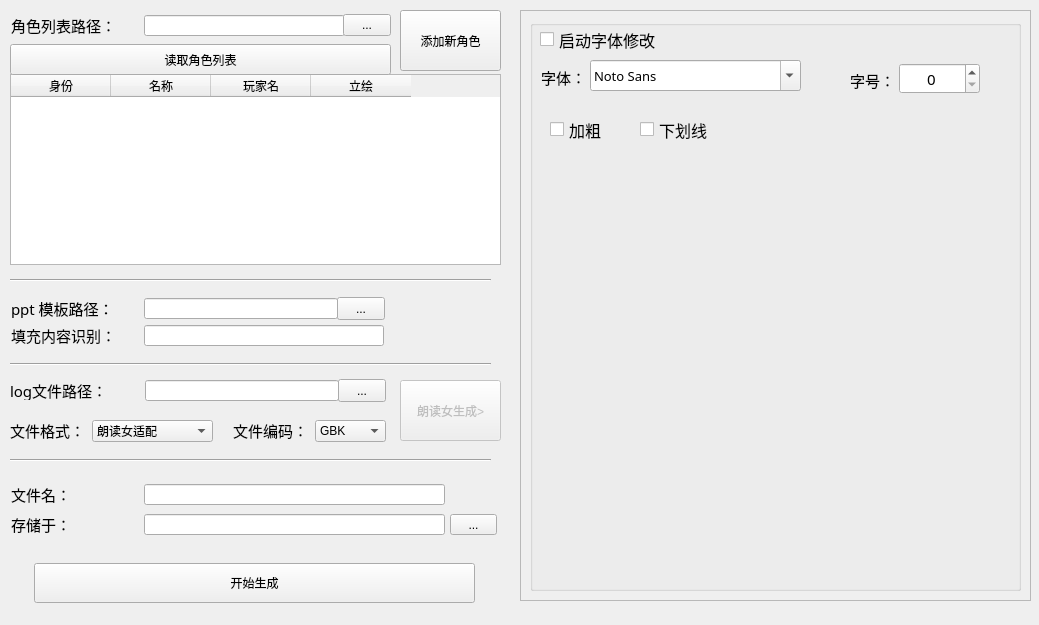
<?xml version="1.0" encoding="UTF-8"?>
<ui version="4.0">
 <class>MainWindow</class>
 <widget class="QMainWindow" name="MainWindow">
  <property name="geometry">
   <rect>
    <x>0</x>
    <y>0</y>
    <width>1039</width>
    <height>625</height>
   </rect>
  </property>
  <property name="windowTitle">
   <string>跑团log文件对应ppt生成器</string>
  </property>
  <widget class="QWidget" name="centralwidget">
   <widget class="QLabel" name="char_fp_label">
    <property name="geometry">
     <rect>
      <x>11</x>
      <y>15</y>
      <width>126</width>
      <height>20</height>
     </rect>
    </property>
    <property name="font">
     <font>
      <family>华文细黑</family>
      <pointsize>11</pointsize>
     </font>
    </property>
    <property name="text">
     <string>角色列表路径：</string>
    </property>
   </widget>
   <widget class="QLineEdit" name="char_fp_input">
    <property name="geometry">
     <rect>
      <x>144</x>
      <y>15</y>
      <width>201</width>
      <height>21</height>
     </rect>
    </property>
   </widget>
   <widget class="QLabel" name="model_fp_label">
    <property name="geometry">
     <rect>
      <x>11</x>
      <y>298</y>
      <width>120</width>
      <height>20</height>
     </rect>
    </property>
    <property name="font">
     <font>
      <family>华文细黑</family>
      <pointsize>11</pointsize>
     </font>
    </property>
    <property name="text">
     <string>ppt 模板路径：</string>
    </property>
   </widget>
   <widget class="QLineEdit" name="model_fp_input">
    <property name="geometry">
     <rect>
      <x>144</x>
      <y>298</y>
      <width>194</width>
      <height>21</height>
     </rect>
    </property>
   </widget>
   <widget class="QLabel" name="txt_fp_label">
    <property name="geometry">
     <rect>
      <x>10</x>
      <y>380</y>
      <width>118</width>
      <height>20</height>
     </rect>
    </property>
    <property name="font">
     <font>
      <family>华文细黑</family>
      <pointsize>11</pointsize>
     </font>
    </property>
    <property name="text">
     <string>log文件路径：</string>
    </property>
   </widget>
   <widget class="QLabel" name="save_fp_label">
    <property name="geometry">
     <rect>
      <x>11</x>
      <y>514</y>
      <width>120</width>
      <height>20</height>
     </rect>
    </property>
    <property name="font">
     <font>
      <family>华文细黑</family>
      <pointsize>11</pointsize>
     </font>
    </property>
    <property name="text">
     <string>存储于：</string>
    </property>
   </widget>
   <widget class="QLineEdit" name="save_fp_input">
    <property name="geometry">
     <rect>
      <x>144</x>
      <y>514</y>
      <width>301</width>
      <height>21</height>
     </rect>
    </property>
   </widget>
   <widget class="QToolButton" name="char_fp_btn">
    <property name="geometry">
     <rect>
      <x>343</x>
      <y>14</y>
      <width>48</width>
      <height>22</height>
     </rect>
    </property>
    <property name="text">
     <string>...</string>
    </property>
   </widget>
   <widget class="QToolButton" name="model_fp_btn">
    <property name="geometry">
     <rect>
      <x>337</x>
      <y>297</y>
      <width>48</width>
      <height>23</height>
     </rect>
    </property>
    <property name="text">
     <string>...</string>
    </property>
   </widget>
   <widget class="QToolButton" name="save_fp_btn">
    <property name="geometry">
     <rect>
      <x>450</x>
      <y>514</y>
      <width>47</width>
      <height>21</height>
     </rect>
    </property>
    <property name="text">
     <string>...</string>
    </property>
   </widget>
   <widget class="QLabel" name="txt_format_label">
    <property name="geometry">
     <rect>
      <x>10</x>
      <y>420</y>
      <width>91</width>
      <height>20</height>
     </rect>
    </property>
    <property name="font">
     <font>
      <family>华文细黑</family>
      <pointsize>11</pointsize>
     </font>
    </property>
    <property name="text">
     <string>文件格式：</string>
    </property>
   </widget>
   <widget class="QComboBox" name="txt_format_input">
    <property name="geometry">
     <rect>
      <x>92</x>
      <y>420</y>
      <width>121</width>
      <height>22</height>
     </rect>
    </property>
    <item>
     <property name="text">
      <string>朗读女适配</string>
     </property>
    </item>
    <item>
     <property name="text">
      <string>跑团记录染色器</string>
     </property>
    </item>
   </widget>
   <widget class="QLabel" name="txt_encoding_label">
    <property name="geometry">
     <rect>
      <x>233</x>
      <y>420</y>
      <width>81</width>
      <height>20</height>
     </rect>
    </property>
    <property name="font">
     <font>
      <family>华文细黑</family>
      <pointsize>11</pointsize>
     </font>
    </property>
    <property name="text">
     <string>文件编码：</string>
    </property>
   </widget>
   <widget class="QComboBox" name="txt_encoding_input">
    <property name="geometry">
     <rect>
      <x>315</x>
      <y>420</y>
      <width>71</width>
      <height>22</height>
     </rect>
    </property>
    <item>
     <property name="text">
      <string>GBK</string>
     </property>
    </item>
    <item>
     <property name="text">
      <string>UTF-8</string>
     </property>
    </item>
   </widget>
   <widget class="QLineEdit" name="model_default_replacer_input">
    <property name="geometry">
     <rect>
      <x>144</x>
      <y>325</y>
      <width>240</width>
      <height>21</height>
     </rect>
    </property>
   </widget>
   <widget class="QLabel" name="model_default_replacer_label">
    <property name="geometry">
     <rect>
      <x>11</x>
      <y>325</y>
      <width>120</width>
      <height>20</height>
     </rect>
    </property>
    <property name="font">
     <font>
      <family>华文细黑</family>
      <pointsize>11</pointsize>
     </font>
    </property>
    <property name="text">
     <string>填充内容识别：</string>
    </property>
   </widget>
   <widget class="QLineEdit" name="save_filename_input">
    <property name="geometry">
     <rect>
      <x>144</x>
      <y>484</y>
      <width>301</width>
      <height>21</height>
     </rect>
    </property>
   </widget>
   <widget class="QLabel" name="save_filename_label">
    <property name="geometry">
     <rect>
      <x>11</x>
      <y>484</y>
      <width>120</width>
      <height>20</height>
     </rect>
    </property>
    <property name="font">
     <font>
      <family>华文细黑</family>
      <pointsize>11</pointsize>
     </font>
    </property>
    <property name="text">
     <string>文件名：</string>
    </property>
   </widget>
   <widget class="Line" name="model_to_txt">
    <property name="geometry">
     <rect>
      <x>10</x>
      <y>354</y>
      <width>481</width>
      <height>20</height>
     </rect>
    </property>
    <property name="orientation">
     <enum>Qt::Horizontal</enum>
    </property>
   </widget>
   <widget class="QTableWidget" name="char_table">
    <property name="geometry">
     <rect>
      <x>10</x>
      <y>74</y>
      <width>491</width>
      <height>191</height>
     </rect>
    </property>
    <column>
     <property name="text">
      <string>身份</string>
     </property>
     <property name="textAlignment">
      <set>AlignCenter</set>
     </property>
    </column>
    <column>
     <property name="text">
      <string>名称</string>
     </property>
     <property name="textAlignment">
      <set>AlignCenter</set>
     </property>
    </column>
    <column>
     <property name="text">
      <string>玩家名</string>
     </property>
     <property name="textAlignment">
      <set>AlignCenter</set>
     </property>
    </column>
    <column>
     <property name="text">
      <string>立绘</string>
     </property>
     <property name="textAlignment">
      <set>AlignCenter</set>
     </property>
    </column>
   </widget>
   <widget class="Line" name="char_to_model">
    <property name="geometry">
     <rect>
      <x>10</x>
      <y>270</y>
      <width>481</width>
      <height>20</height>
     </rect>
    </property>
    <property name="orientation">
     <enum>Qt::Horizontal</enum>
    </property>
   </widget>
   <widget class="QPushButton" name="start_generation">
    <property name="geometry">
     <rect>
      <x>34</x>
      <y>563</y>
      <width>441</width>
      <height>40</height>
     </rect>
    </property>
    <property name="text">
     <string>开始生成</string>
    </property>
   </widget>
   <widget class="QPushButton" name="char_read_list_btn">
    <property name="geometry">
     <rect>
      <x>10</x>
      <y>44</y>
      <width>381</width>
      <height>31</height>
     </rect>
    </property>
    <property name="text">
     <string>读取角色列表</string>
    </property>
   </widget>
   <widget class="Line" name="txt_to_savefp">
    <property name="geometry">
     <rect>
      <x>10</x>
      <y>450</y>
      <width>481</width>
      <height>20</height>
     </rect>
    </property>
    <property name="orientation">
     <enum>Qt::Horizontal</enum>
    </property>
   </widget>
   <widget class="QFrame" name="frame">
    <property name="geometry">
     <rect>
      <x>520</x>
      <y>10</y>
      <width>511</width>
      <height>591</height>
     </rect>
    </property>
    <property name="frameShape">
     <enum>QFrame::StyledPanel</enum>
    </property>
    <property name="frameShadow">
     <enum>QFrame::Raised</enum>
    </property>
    <widget class="QStackedWidget" name="stackedWidget">
     <property name="geometry">
      <rect>
       <x>0</x>
       <y>0</y>
       <width>511</width>
       <height>591</height>
      </rect>
     </property>
     <property name="currentIndex">
      <number>3</number>
     </property>
     <widget class="QWidget" name="page_default"/>
     <widget class="QWidget" name="page_char">
      <widget class="QGroupBox" name="char_createNewChar">
       <property name="geometry">
        <rect>
         <x>10</x>
         <y>10</y>
         <width>491</width>
         <height>571</height>
        </rect>
       </property>
       <property name="font">
        <font>
         <family>华文细黑</family>
         <pointsize>10</pointsize>
        </font>
       </property>
       <property name="title">
        <string>玩家设置</string>
       </property>
       <widget class="QLabel" name="char_name_label">
        <property name="geometry">
         <rect>
          <x>180</x>
          <y>31</y>
          <width>91</width>
          <height>20</height>
         </rect>
        </property>
        <property name="font">
         <font>
          <family>华文细黑</family>
          <pointsize>11</pointsize>
         </font>
        </property>
        <property name="text">
         <string>角色名称：</string>
        </property>
       </widget>
       <widget class="QLabel" name="char_PLid_label">
        <property name="geometry">
         <rect>
          <x>290</x>
          <y>71</y>
          <width>71</width>
          <height>20</height>
         </rect>
        </property>
        <property name="font">
         <font>
          <family>华文细黑</family>
          <pointsize>11</pointsize>
         </font>
        </property>
        <property name="text">
         <string>玩家名：</string>
        </property>
       </widget>
       <widget class="QLineEdit" name="char_PLid_input">
        <property name="geometry">
         <rect>
          <x>360</x>
          <y>71</y>
          <width>121</width>
          <height>21</height>
         </rect>
        </property>
       </widget>
       <widget class="QLineEdit" name="char_qnum_input">
        <property name="geometry">
         <rect>
          <x>110</x>
          <y>71</y>
          <width>161</width>
          <height>21</height>
         </rect>
        </property>
       </widget>
       <widget class="QLabel" name="char_identity_label">
        <property name="geometry">
         <rect>
          <x>5</x>
          <y>31</y>
          <width>91</width>
          <height>20</height>
         </rect>
        </property>
        <property name="font">
         <font>
          <family>华文细黑</family>
          <pointsize>11</pointsize>
         </font>
        </property>
        <property name="text">
         <string>玩家身份：</string>
        </property>
       </widget>
       <widget class="QComboBox" name="char_identity_select">
        <property name="geometry">
         <rect>
          <x>95</x>
          <y>31</y>
          <width>71</width>
          <height>22</height>
         </rect>
        </property>
        <item>
         <property name="text">
          <string>KP</string>
         </property>
        </item>
        <item>
         <property name="text">
          <string>PL</string>
         </property>
        </item>
        <item>
         <property name="text">
          <string>骰子</string>
         </property>
        </item>
        <item>
         <property name="text">
          <string>NPC</string>
         </property>
        </item>
       </widget>
       <widget class="QLineEdit" name="char_name_input">
        <property name="geometry">
         <rect>
          <x>270</x>
          <y>31</y>
          <width>211</width>
          <height>21</height>
         </rect>
        </property>
       </widget>
       <widget class="QLabel" name="char_qnum_label">
        <property name="geometry">
         <rect>
          <x>5</x>
          <y>71</y>
          <width>111</width>
          <height>20</height>
         </rect>
        </property>
        <property name="font">
         <font>
          <family>华文细黑</family>
          <pointsize>11</pointsize>
         </font>
        </property>
        <property name="text">
         <string>QQ号/邮箱：</string>
        </property>
       </widget>
       <widget class="QGroupBox" name="pic_autochange">
        <property name="enabled">
         <bool>false</bool>
        </property>
        <property name="geometry">
         <rect>
          <x>10</x>
          <y>110</y>
          <width>471</width>
          <height>411</height>
         </rect>
        </property>
        <property name="font">
         <font>
          <family>华文细黑</family>
          <pointsize>10</pointsize>
         </font>
        </property>
        <property name="title">
         <string/>
        </property>
        <widget class="QTableWidget" name="pic_keyword_table">
         <property name="geometry">
          <rect>
           <x>10</x>
           <y>140</y>
           <width>453</width>
           <height>241</height>
          </rect>
         </property>
         <column>
          <property name="text">
           <string>差分</string>
          </property>
         </column>
         <column>
          <property name="text">
           <string>关键词个数</string>
          </property>
          <property name="textAlignment">
           <set>AlignCenter</set>
          </property>
         </column>
         <column>
          <property name="text">
           <string>关键词</string>
          </property>
         </column>
        </widget>
        <widget class="QPushButton" name="pic_get_fps_btn">
         <property name="geometry">
          <rect>
           <x>306</x>
           <y>43</y>
           <width>161</width>
           <height>81</height>
          </rect>
         </property>
         <property name="text">
          <string>读取立绘差分列表</string>
         </property>
        </widget>
        <widget class="QToolButton" name="char_imgdir_btn">
         <property name="geometry">
          <rect>
           <x>254</x>
           <y>64</y>
           <width>47</width>
           <height>21</height>
          </rect>
         </property>
         <property name="text">
          <string>...</string>
         </property>
        </widget>
        <widget class="QLabel" name="char_imgdir_label">
         <property name="geometry">
          <rect>
           <x>10</x>
           <y>41</y>
           <width>131</width>
           <height>20</height>
          </rect>
         </property>
         <property name="font">
          <font>
           <family>华文细黑</family>
           <pointsize>11</pointsize>
          </font>
         </property>
         <property name="text">
          <string>角色立绘路径：</string>
         </property>
        </widget>
        <widget class="QLineEdit" name="char_imgdir_input">
         <property name="geometry">
          <rect>
           <x>10</x>
           <y>64</y>
           <width>241</width>
           <height>21</height>
          </rect>
         </property>
        </widget>
        <widget class="QComboBox" name="pic_default_input">
         <property name="geometry">
          <rect>
           <x>140</x>
           <y>100</y>
           <width>161</width>
           <height>22</height>
          </rect>
         </property>
        </widget>
        <widget class="QLabel" name="pic_default_label">
         <property name="geometry">
          <rect>
           <x>10</x>
           <y>100</y>
           <width>121</width>
           <height>20</height>
          </rect>
         </property>
         <property name="font">
          <font>
           <family>华文细黑</family>
           <pointsize>11</pointsize>
          </font>
         </property>
         <property name="text">
          <string>模板内默认图：</string>
         </property>
        </widget>
        <widget class="QLabel" name="label">
         <property name="geometry">
          <rect>
           <x>23</x>
           <y>390</y>
           <width>451</width>
           <height>20</height>
          </rect>
         </property>
         <property name="font">
          <font>
           <pointsize>8</pointsize>
          </font>
         </property>
         <property name="text">
          <string>关键词请以;作为分隔符。(半角分号)                    例：我生气了;什么！;？！ </string>
         </property>
        </widget>
       </widget>
       <widget class="QCheckBox" name="pic_enable">
        <property name="geometry">
         <rect>
          <x>22</x>
          <y>104</y>
          <width>181</width>
          <height>20</height>
         </rect>
        </property>
        <property name="font">
         <font>
          <pointsize>12</pointsize>
         </font>
        </property>
        <property name="layoutDirection">
         <enum>Qt::RightToLeft</enum>
        </property>
        <property name="text">
         <string>启动立绘自动替换</string>
        </property>
        <property name="checkable">
         <bool>true</bool>
        </property>
       </widget>
       <widget class="QPushButton" name="char_save_btn">
        <property name="geometry">
         <rect>
          <x>10</x>
          <y>524</y>
          <width>221</width>
          <height>41</height>
         </rect>
        </property>
        <property name="text">
         <string>保存</string>
        </property>
       </widget>
       <widget class="QPushButton" name="char_cancel_btn">
        <property name="geometry">
         <rect>
          <x>262</x>
          <y>524</y>
          <width>221</width>
          <height>41</height>
         </rect>
        </property>
        <property name="text">
         <string>取消</string>
        </property>
       </widget>
      </widget>
     </widget>
     <widget class="QWidget" name="page_ldn">
      <widget class="QGroupBox" name="ldn_txt_formset">
       <property name="geometry">
        <rect>
         <x>10</x>
         <y>10</y>
         <width>491</width>
         <height>571</height>
        </rect>
       </property>
       <property name="font">
        <font>
         <family>华文细黑</family>
         <pointsize>10</pointsize>
        </font>
       </property>
       <property name="title">
        <string>朗读女适配txt格式设置</string>
       </property>
       <widget class="QCheckBox" name="ldn_generateTest_check">
        <property name="geometry">
         <rect>
          <x>20</x>
          <y>360</y>
          <width>251</width>
          <height>19</height>
         </rect>
        </property>
        <property name="font">
         <font>
          <family>华文细黑</family>
          <pointsize>12</pointsize>
         </font>
        </property>
        <property name="text">
         <string>同时生成语音调试用文档</string>
        </property>
       </widget>
       <widget class="QLineEdit" name="ldn_dice_sounddir_input">
        <property name="enabled">
         <bool>true</bool>
        </property>
        <property name="geometry">
         <rect>
          <x>130</x>
          <y>60</y>
          <width>301</width>
          <height>21</height>
         </rect>
        </property>
       </widget>
       <widget class="QToolButton" name="ldn_dice_sounddir_btn">
        <property name="enabled">
         <bool>true</bool>
        </property>
        <property name="geometry">
         <rect>
          <x>436</x>
          <y>60</y>
          <width>47</width>
          <height>21</height>
         </rect>
        </property>
        <property name="text">
         <string>...</string>
        </property>
       </widget>
       <widget class="QLabel" name="ldn_dice_sound_fp_label">
        <property name="enabled">
         <bool>true</bool>
        </property>
        <property name="geometry">
         <rect>
          <x>10</x>
          <y>60</y>
          <width>126</width>
          <height>20</height>
         </rect>
        </property>
        <property name="font">
         <font>
          <family>华文细黑</family>
          <pointsize>11</pointsize>
         </font>
        </property>
        <property name="text">
         <string>骰子音声路径：</string>
        </property>
       </widget>
       <widget class="QGroupBox" name="ldn_dice_soundControl">
        <property name="geometry">
         <rect>
          <x>10</x>
          <y>100</y>
          <width>471</width>
          <height>241</height>
         </rect>
        </property>
        <property name="title">
         <string>骰子音量设置</string>
        </property>
        <widget class="QSlider" name="dice_success_volume">
         <property name="geometry">
          <rect>
           <x>135</x>
           <y>40</y>
           <width>141</width>
           <height>22</height>
          </rect>
         </property>
         <property name="maximum">
          <number>100</number>
         </property>
         <property name="value">
          <number>100</number>
         </property>
         <property name="orientation">
          <enum>Qt::Horizontal</enum>
         </property>
        </widget>
        <widget class="QLabel" name="dice_success_label">
         <property name="geometry">
          <rect>
           <x>20</x>
           <y>40</y>
           <width>72</width>
           <height>21</height>
          </rect>
         </property>
         <property name="text">
          <string>成功</string>
         </property>
        </widget>
        <widget class="QSlider" name="dice_fail_volume">
         <property name="geometry">
          <rect>
           <x>135</x>
           <y>70</y>
           <width>141</width>
           <height>22</height>
          </rect>
         </property>
         <property name="maximum">
          <number>100</number>
         </property>
         <property name="value">
          <number>100</number>
         </property>
         <property name="orientation">
          <enum>Qt::Horizontal</enum>
         </property>
        </widget>
        <widget class="QLabel" name="dice_fail_label">
         <property name="geometry">
          <rect>
           <x>20</x>
           <y>70</y>
           <width>72</width>
           <height>21</height>
          </rect>
         </property>
         <property name="text">
          <string>失败</string>
         </property>
        </widget>
        <widget class="QSlider" name="dice_successSpecial_volume">
         <property name="geometry">
          <rect>
           <x>135</x>
           <y>100</y>
           <width>141</width>
           <height>22</height>
          </rect>
         </property>
         <property name="maximum">
          <number>100</number>
         </property>
         <property name="value">
          <number>100</number>
         </property>
         <property name="orientation">
          <enum>Qt::Horizontal</enum>
         </property>
        </widget>
        <widget class="QCheckBox" name="dice_successSpecial_check">
         <property name="geometry">
          <rect>
           <x>10</x>
           <y>100</y>
           <width>121</width>
           <height>21</height>
          </rect>
         </property>
         <property name="text">
          <string>大成功</string>
         </property>
        </widget>
        <widget class="QCheckBox" name="dice_successDifficult_check">
         <property name="geometry">
          <rect>
           <x>10</x>
           <y>160</y>
           <width>121</width>
           <height>21</height>
          </rect>
         </property>
         <property name="font">
          <font>
           <family>华文细黑</family>
           <pointsize>10</pointsize>
          </font>
         </property>
         <property name="text">
          <string>困难成功</string>
         </property>
        </widget>
        <widget class="QSlider" name="dice_successDifficult_volume">
         <property name="geometry">
          <rect>
           <x>135</x>
           <y>160</y>
           <width>141</width>
           <height>22</height>
          </rect>
         </property>
         <property name="maximum">
          <number>100</number>
         </property>
         <property name="value">
          <number>100</number>
         </property>
         <property name="orientation">
          <enum>Qt::Horizontal</enum>
         </property>
        </widget>
        <widget class="QSlider" name="dice_failSpecial_volume">
         <property name="geometry">
          <rect>
           <x>135</x>
           <y>190</y>
           <width>141</width>
           <height>22</height>
          </rect>
         </property>
         <property name="maximum">
          <number>100</number>
         </property>
         <property name="value">
          <number>100</number>
         </property>
         <property name="orientation">
          <enum>Qt::Horizontal</enum>
         </property>
        </widget>
        <widget class="QCheckBox" name="dice_failSpecial_check">
         <property name="geometry">
          <rect>
           <x>10</x>
           <y>190</y>
           <width>121</width>
           <height>21</height>
          </rect>
         </property>
         <property name="font">
          <font>
           <family>华文细黑</family>
           <pointsize>10</pointsize>
          </font>
         </property>
         <property name="text">
          <string>大失败</string>
         </property>
        </widget>
        <widget class="QCheckBox" name="dice_successExtreme_check">
         <property name="geometry">
          <rect>
           <x>10</x>
           <y>130</y>
           <width>121</width>
           <height>21</height>
          </rect>
         </property>
         <property name="font">
          <font>
           <family>华文细黑</family>
           <pointsize>10</pointsize>
          </font>
         </property>
         <property name="text">
          <string>极难成功</string>
         </property>
        </widget>
        <widget class="QSlider" name="dice_successExtreme_volume">
         <property name="geometry">
          <rect>
           <x>135</x>
           <y>130</y>
           <width>141</width>
           <height>22</height>
          </rect>
         </property>
         <property name="maximum">
          <number>100</number>
         </property>
         <property name="value">
          <number>100</number>
         </property>
         <property name="orientation">
          <enum>Qt::Horizontal</enum>
         </property>
        </widget>
        <widget class="QComboBox" name="dice_success_file">
         <property name="geometry">
          <rect>
           <x>300</x>
           <y>40</y>
           <width>161</width>
           <height>22</height>
          </rect>
         </property>
        </widget>
        <widget class="QComboBox" name="dice_fail_file">
         <property name="geometry">
          <rect>
           <x>300</x>
           <y>70</y>
           <width>161</width>
           <height>22</height>
          </rect>
         </property>
        </widget>
        <widget class="QComboBox" name="dice_successSpecial_file">
         <property name="geometry">
          <rect>
           <x>300</x>
           <y>100</y>
           <width>161</width>
           <height>22</height>
          </rect>
         </property>
        </widget>
        <widget class="QComboBox" name="dice_successExtreme_file">
         <property name="geometry">
          <rect>
           <x>300</x>
           <y>130</y>
           <width>161</width>
           <height>22</height>
          </rect>
         </property>
        </widget>
        <widget class="QComboBox" name="dice_successDifficult_file">
         <property name="geometry">
          <rect>
           <x>300</x>
           <y>160</y>
           <width>161</width>
           <height>22</height>
          </rect>
         </property>
        </widget>
        <widget class="QComboBox" name="dice_failSpecial_file">
         <property name="geometry">
          <rect>
           <x>300</x>
           <y>190</y>
           <width>161</width>
           <height>22</height>
          </rect>
         </property>
        </widget>
       </widget>
      </widget>
     </widget>
     <widget class="QWidget" name="page_font">
      <widget class="QGroupBox" name="font_main">
       <property name="geometry">
        <rect>
         <x>10</x>
         <y>10</y>
         <width>491</width>
         <height>571</height>
        </rect>
       </property>
       <property name="font">
        <font>
         <family>华文细黑</family>
         <pointsize>10</pointsize>
        </font>
       </property>
       <property name="title">
        <string/>
       </property>
       <widget class="QLabel" name="font_name_label">
        <property name="geometry">
         <rect>
          <x>11</x>
          <y>47</y>
          <width>61</width>
          <height>20</height>
         </rect>
        </property>
        <property name="font">
         <font>
          <family>华文细黑</family>
          <pointsize>11</pointsize>
         </font>
        </property>
        <property name="text">
         <string>字体：</string>
        </property>
       </widget>
       <widget class="QLabel" name="font_size_label">
        <property name="geometry">
         <rect>
          <x>320</x>
          <y>50</y>
          <width>61</width>
          <height>20</height>
         </rect>
        </property>
        <property name="font">
         <font>
          <family>华文细黑</family>
          <pointsize>11</pointsize>
         </font>
        </property>
        <property name="text">
         <string>字号：</string>
        </property>
       </widget>
       <widget class="QSpinBox" name="font_size_select">
        <property name="geometry">
         <rect>
          <x>369</x>
          <y>43</y>
          <width>81</width>
          <height>31</height>
         </rect>
        </property>
        <property name="font">
         <font>
          <family>华文细黑</family>
          <pointsize>11</pointsize>
         </font>
        </property>
        <property name="layoutDirection">
         <enum>Qt::LeftToRight</enum>
        </property>
        <property name="alignment">
         <set>Qt::AlignCenter</set>
        </property>
       </widget>
       <widget class="QCheckBox" name="font_bold">
        <property name="geometry">
         <rect>
          <x>20</x>
          <y>100</y>
          <width>71</width>
          <height>19</height>
         </rect>
        </property>
        <property name="font">
         <font>
          <family>华文细黑</family>
          <pointsize>12</pointsize>
         </font>
        </property>
        <property name="text">
         <string>加粗</string>
        </property>
       </widget>
       <widget class="QFontComboBox" name="font_name_select">
        <property name="geometry">
         <rect>
          <x>60</x>
          <y>40</y>
          <width>211</width>
          <height>31</height>
         </rect>
        </property>
        <property name="font">
         <font>
          <family>华文细黑</family>
          <pointsize>10</pointsize>
         </font>
        </property>
       </widget>
       <widget class="QCheckBox" name="font_change">
        <property name="geometry">
         <rect>
          <x>10</x>
          <y>10</y>
          <width>171</width>
          <height>19</height>
         </rect>
        </property>
        <property name="font">
         <font>
          <family>华文细黑</family>
          <pointsize>12</pointsize>
         </font>
        </property>
        <property name="text">
         <string>启动字体修改</string>
        </property>
       </widget>
       <widget class="QCheckBox" name="font_underline">
        <property name="geometry">
         <rect>
          <x>110</x>
          <y>100</y>
          <width>91</width>
          <height>19</height>
         </rect>
        </property>
        <property name="font">
         <font>
          <family>华文细黑</family>
          <pointsize>12</pointsize>
         </font>
        </property>
        <property name="text">
         <string>下划线</string>
        </property>
       </widget>
      </widget>
     </widget>
    </widget>
   </widget>
   <widget class="QPushButton" name="add_Character_btn">
    <property name="geometry">
     <rect>
      <x>400</x>
      <y>10</y>
      <width>101</width>
      <height>61</height>
     </rect>
    </property>
    <property name="text">
     <string>添加新角色</string>
    </property>
   </widget>
   <widget class="QToolButton" name="txt_fp_btn">
    <property name="geometry">
     <rect>
      <x>338</x>
      <y>379</y>
      <width>48</width>
      <height>23</height>
     </rect>
    </property>
    <property name="text">
     <string>...</string>
    </property>
   </widget>
   <widget class="QLineEdit" name="txt_fp_input">
    <property name="geometry">
     <rect>
      <x>145</x>
      <y>380</y>
      <width>194</width>
      <height>21</height>
     </rect>
    </property>
   </widget>
   <widget class="QPushButton" name="ldn_frame_btn">
    <property name="enabled">
     <bool>false</bool>
    </property>
    <property name="geometry">
     <rect>
      <x>400</x>
      <y>380</y>
      <width>101</width>
      <height>61</height>
     </rect>
    </property>
    <property name="text">
     <string>朗读女生成&gt;</string>
    </property>
   </widget>
  </widget>
 </widget>
 <tabstops>
  <tabstop>char_fp_input</tabstop>
  <tabstop>char_fp_btn</tabstop>
  <tabstop>char_read_list_btn</tabstop>
  <tabstop>char_table</tabstop>
  <tabstop>model_fp_input</tabstop>
  <tabstop>model_fp_btn</tabstop>
  <tabstop>model_default_replacer_input</tabstop>
  <tabstop>txt_fp_input</tabstop>
  <tabstop>txt_fp_btn</tabstop>
  <tabstop>txt_format_input</tabstop>
  <tabstop>txt_encoding_input</tabstop>
  <tabstop>save_filename_input</tabstop>
  <tabstop>save_fp_input</tabstop>
  <tabstop>save_fp_btn</tabstop>
  <tabstop>start_generation</tabstop>
  <tabstop>add_Character_btn</tabstop>
  <tabstop>ldn_frame_btn</tabstop>
  <tabstop>char_identity_select</tabstop>
  <tabstop>char_name_input</tabstop>
  <tabstop>char_qnum_input</tabstop>
  <tabstop>char_PLid_input</tabstop>
  <tabstop>pic_enable</tabstop>
  <tabstop>char_imgdir_input</tabstop>
  <tabstop>char_imgdir_btn</tabstop>
  <tabstop>pic_get_fps_btn</tabstop>
  <tabstop>pic_default_input</tabstop>
  <tabstop>pic_keyword_table</tabstop>
  <tabstop>char_save_btn</tabstop>
  <tabstop>char_cancel_btn</tabstop>
  <tabstop>ldn_dice_sounddir_input</tabstop>
  <tabstop>ldn_dice_sounddir_btn</tabstop>
  <tabstop>dice_success_volume</tabstop>
  <tabstop>dice_success_file</tabstop>
  <tabstop>dice_fail_volume</tabstop>
  <tabstop>dice_fail_file</tabstop>
  <tabstop>dice_successSpecial_volume</tabstop>
  <tabstop>dice_successSpecial_file</tabstop>
  <tabstop>dice_successExtreme_volume</tabstop>
  <tabstop>dice_successExtreme_file</tabstop>
  <tabstop>dice_successDifficult_volume</tabstop>
  <tabstop>dice_successDifficult_file</tabstop>
  <tabstop>dice_failSpecial_volume</tabstop>
  <tabstop>dice_failSpecial_file</tabstop>
  <tabstop>dice_successSpecial_check</tabstop>
  <tabstop>dice_successExtreme_check</tabstop>
  <tabstop>dice_successDifficult_check</tabstop>
  <tabstop>dice_failSpecial_check</tabstop>
  <tabstop>ldn_generateTest_check</tabstop>
  <tabstop>font_change</tabstop>
  <tabstop>font_name_select</tabstop>
  <tabstop>font_size_select</tabstop>
  <tabstop>font_bold</tabstop>
  <tabstop>font_underline</tabstop>
 </tabstops>
 <resources/>
 <connections/>
</ui>
